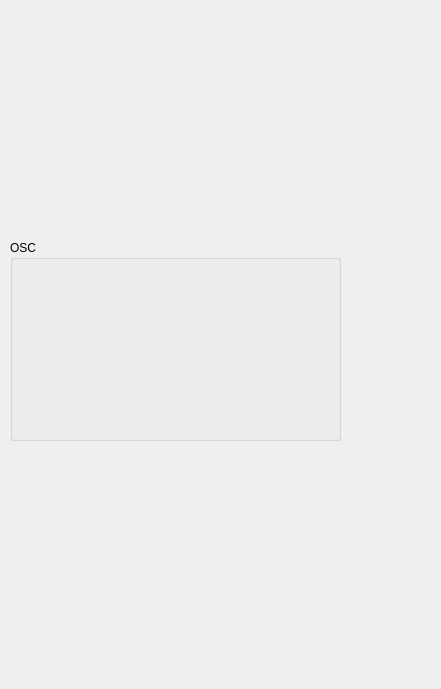
<?xml version="1.0" encoding="UTF-8"?>
<ui version="4.0">
 <class>SettingsWidget</class>
 <widget class="QWidget" name="SettingsWidget">
  <property name="geometry">
   <rect>
    <x>0</x>
    <y>0</y>
    <width>441</width>
    <height>689</height>
   </rect>
  </property>
  <property name="windowTitle">
   <string>Form</string>
  </property>
  <property name="autoFillBackground">
   <bool>true</bool>
  </property>
  <widget class="QGroupBox" name="oscGroup">
   <property name="geometry">
    <rect>
     <x>10</x>
     <y>240</y>
     <width>331</width>
     <height>201</height>
    </rect>
   </property>
   <property name="title">
    <string>OSC</string>
   </property>
   <widget class="OSCConfiguration" name="oscconfiguration" native="true">
    <property name="geometry">
     <rect>
      <x>10</x>
      <y>30</y>
      <width>301</width>
      <height>131</height>
     </rect>
    </property>
   </widget>
  </widget>
  <widget class="DeviceSettingsWidget" name="device_settings" native="true">
   <property name="geometry">
    <rect>
     <x>10</x>
     <y>10</y>
     <width>321</width>
     <height>181</height>
    </rect>
   </property>
  </widget>
  <widget class="ConnectionWidget" name="connection" native="true">
   <property name="geometry">
    <rect>
     <x>10</x>
     <y>190</y>
     <width>321</width>
     <height>41</height>
    </rect>
   </property>
  </widget>
 </widget>
 <customwidgets>
  <customwidget>
   <class>OSCConfiguration</class>
   <extends>QWidget</extends>
   <header>OSCConfiguration.h</header>
   <container>1</container>
  </customwidget>
  <customwidget>
   <class>ConnectionWidget</class>
   <extends>QWidget</extends>
   <header>ConnectionWidget.h</header>
   <container>1</container>
  </customwidget>
  <customwidget>
   <class>DeviceSettingsWidget</class>
   <extends>QWidget</extends>
   <header>DeviceSettingsWidget.h</header>
   <container>1</container>
  </customwidget>
 </customwidgets>
 <resources/>
 <connections/>
</ui>
